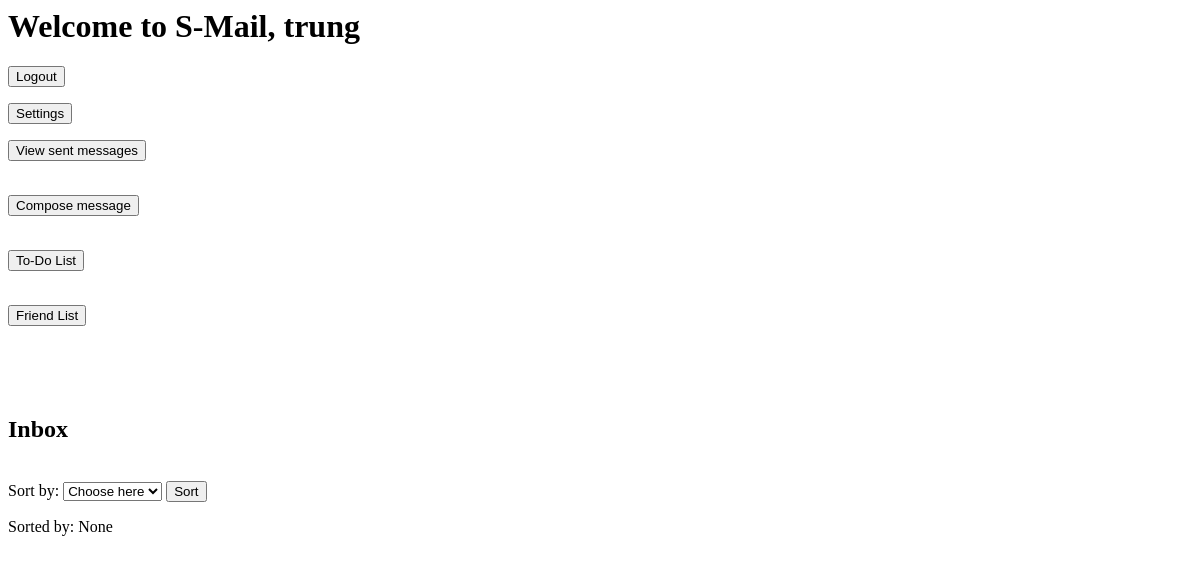
The app's page /mainpage (signed in), older data.
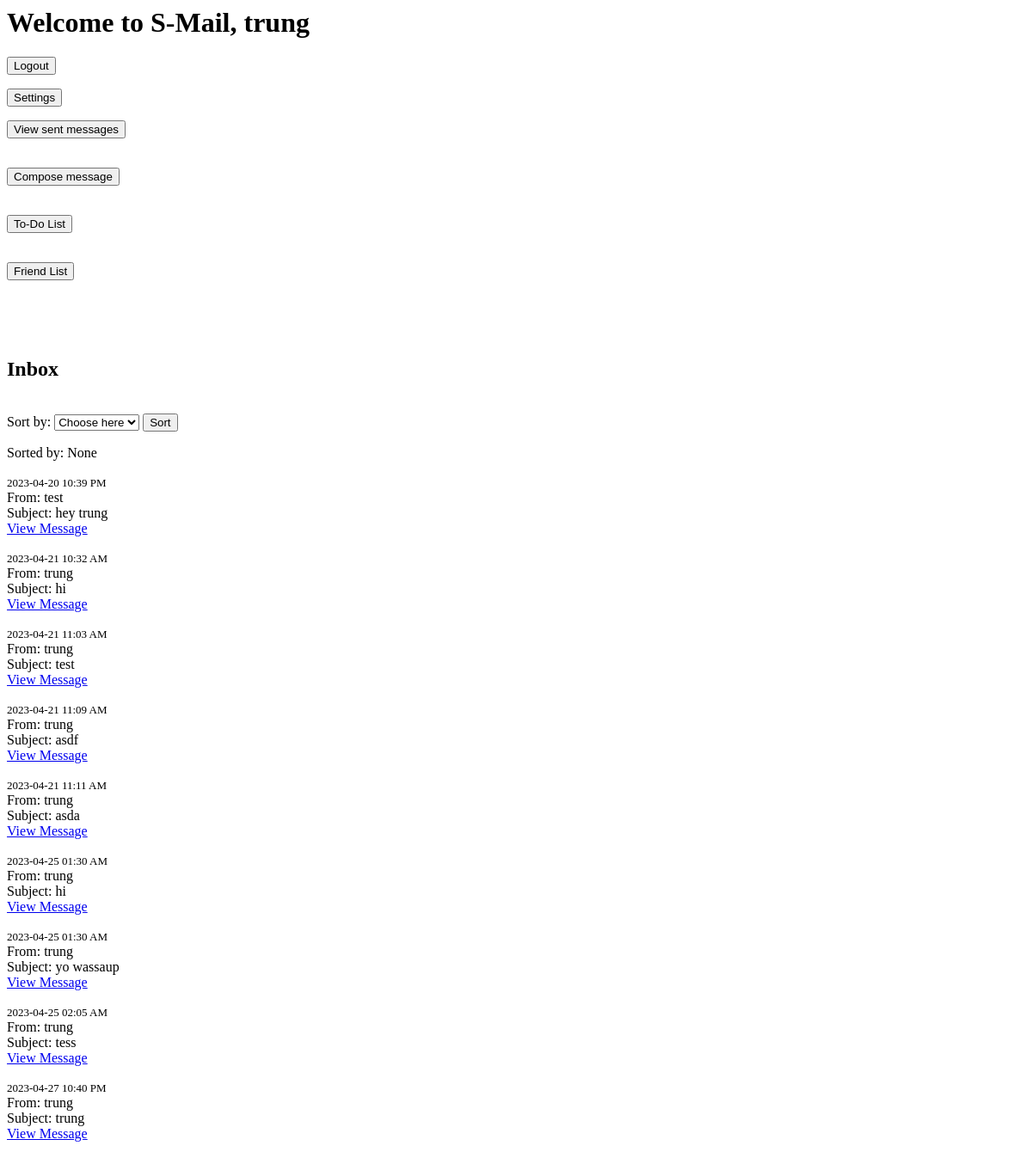
The same page, newer data.
### app/models.py (models this page shows, shortened)
class User(db.Model, UserMixin):
    id = db.Column(db.Integer, primary_key=True)
    username = db.Column(db.String(32), nullable=False)
    password = db.Column(db.String(32), nullable=False)
    email = db.Column(db.String(100), nullable=False)
    friends = db.relationship('Friend', backref='user', lazy='dynamic')

class Message(db.Model):
    id = db.Column(db.Integer, primary_key=True)
    sender_id = db.Column(db.Integer, db.ForeignKey('user.id'), nullable=False)
    recipient_id = db.Column(db.Integer, db.ForeignKey('user.id'), nullable=False)
    subject = db.Column(db.String(100), nullable=False)
    body = db.Column(db.String(500), nullable=False)
    timestamp = db.Column(db.DateTime, default=datetime.now())
    sender = db.relationship('User', foreign_keys=[sender_id])
    recipient = db.relationship('User', foreign_keys=[recipient_id])

### app/routes.py (the view)
@myapp_obj.route("/mainpage", methods=['GET', 'POST'])
@login_required #needs to be logged in to access this page
def mainpage():
    sort_by = request.form.get("sort")
    asc = Message.query.filter_by(recipient=current_user).order_by(Message.timestamp.asc()).all()
    des = Message.query.filter_by(recipient=current_user).order_by(Message.timestamp.desc()).all()
    return render_template('mainpage.html', sort_by=sort_by, des=des, asc=asc,name=current_user.username)

### app/models.py (called while the page is built)
@login_manager.user_loader
def load_user(user_id):
    return User.query.get(int(user_id))

### app/templates/mainpage.html (shortened to what this page needs)
<html>
    <head>
        <link rel="stylesheet" href="{{ url_for('static', filename='mainpage.css') }}">
    </head>
    <body>
        <h1>Welcome to S-Mail, {{ name }}</h1>
        <form action="{{ url_for('logout') }}" method="post">
            <button type="submit">Logout</button>
        </form>
        <form action="{{ url_for('settings') }}">
            <button type="submit">Settings</button>
        </form>
        <form action="{{ url_for('sent') }}">
            <button type="submit">View sent messages</button>
        </form>
        <br>
        <form action="{{ url_for('compose') }}" method="post">
            <button type="submit">Compose message</button>
        </form><br>
        <form action="{{ url_for('todo') }}" method="post">
            <button type="submit">To-Do List</button>
        </form><br>
        <form action="{{ url_for('friend_list') }}" method="post">
          <button type="submit">Friend List</button>
      </form><br>
        <br>
        <br>
        <h2>Inbox</h2>
        <br>
        <form method="post" action="{{ url_for('mainpage') }}">
            <label>Sort by:</label>
            <select name = "sort">
            <option value="" selected="selectd" hidden="hidden">Choose here</option>
        </select>
            <button type="submit">Sort</button>
        </form>
        Sorted by: {{ sort_by }}
        <br><br>
        <tbody>
            {%if sort_by == 'Newest first'%}
            {% for message in des %}
                <tr>
                    <time>{{ message.timestamp.strftime('%Y-%m-%d %I:%M %p') }}</time>
                    <br>
                    <td>From: {{ message.sender.username }}</td>
                    <br>
                    <td>Subject: {{ message.subject }}</td>
                    <br>
                    <td><a href="{{ url_for('message', message_id=message.id) }}">View Message</a></td>
                    <br>
                    <br>
                </tr>
            {% endfor %}
            {%else%}
            {% for message in asc %}
                <tr>
                    <time>{{ message.timestamp.strftime('%Y-%m-%d %I:%M %p') }}</time>
                    <br>
                    <td>From: {{ message.sender.username }}</td>
                    <br>
                    <td>Subject: {{ message.subject }}</td>
                    <br>
                    <td><a href="{{ url_for('message', message_id=message.id) }}">View Message</a></td>
                    <br>
                    <br>
                </tr>
            {% endfor %}
             {% endif %}
        </tbody>

### app/static/mainpage.css (style rules this page uses)
time { font-size: 13px; }

Row changes from the older to the newer data that the page shows:
added Message: timestamp "2023-04-20 10:39 PM", sender.username "test", subject "hey trung"
added Message: timestamp "2023-04-21 10:32 AM", sender.username "trung", subject "hi"
added Message: timestamp "2023-04-21 11:03 AM", sender.username "trung", subject "test"
added Message: timestamp "2023-04-21 11:09 AM", sender.username "trung", subject "asdf"
added Message: timestamp "2023-04-21 11:11 AM", sender.username "trung", subject "asda"
added Message: timestamp "2023-04-25 01:30 AM", sender.username "trung", subject "hi"
added Message: timestamp "2023-04-25 01:30 AM", sender.username "trung", subject "yo wassaup"
added Message: timestamp "2023-04-25 02:05 AM", sender.username "trung", subject "tess"
added Message: timestamp "2023-04-27 10:40 PM", sender.username "trung", subject "trung"
